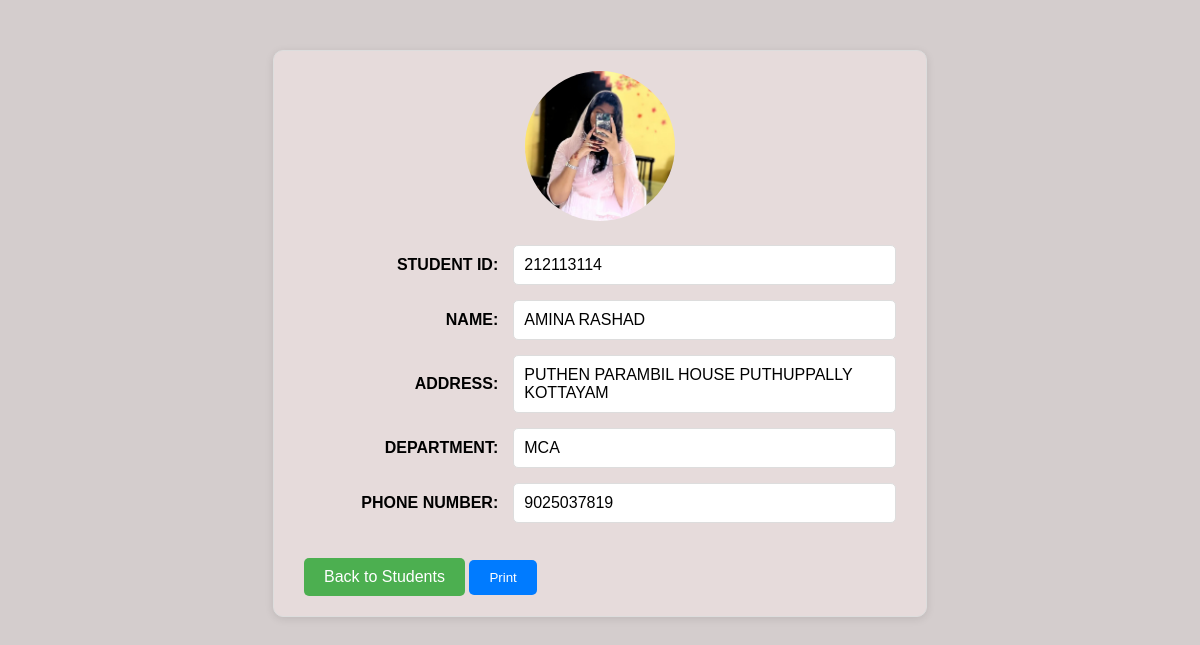
/view_student/212113114/, run on the app's committed database.
### main/models.py (models this page shows, shortened)
class Student(models.Model):
    student_id = models.CharField(max_length=10, unique=True)
    name = models.CharField(max_length=100)
    address = models.TextField()
    department = models.CharField(max_length=50)
    phone_number = models.CharField(max_length=15)
    photo = models.ImageField(upload_to='uploads/', default='uploads/default_photo.jpg')

### main/views.py (the view)
# urls.py: path('view_student/<str:student_id>/', views.view_student_details, name='view_student_details'),
def view_student_details(request, student_id):
    student = get_object_or_404(Student, student_id=student_id)
    return render(request, 'student_details.html', {'student': student})

### main/templates/student_details.html (shortened to what this page needs)
<!DOCTYPE html>
<html lang="en">
<head>
</head>
<body>
    <div class="details-box">
        <div class="photo">
            <img src="{{ student.photo.url }}" alt="Student Photo">
        </div>
        <div class="form-field">
            <div class="form-label">STUDENT ID:</div>
            <div class="form-value">{{ student.student_id }}</div>
        </div>
        <div class="form-field">
            <div class="form-label">NAME:</div>
            <div class="form-value">{{ student.name }}</div>
        </div>
        <div class="form-field">
            <div class="form-label">ADDRESS:</div>
            <div class="form-value">{{ student.address }}</div>
        </div>
        <div class="form-field">
            <div class="form-label">DEPARTMENT:</div>
            <div class="form-value">{{ student.department }}</div>
        </div>
        <div class="form-field">
            <div class="form-label">PHONE NUMBER:</div>
            <div class="form-value">{{ student.phone_number }}</div>
        </div>
        <a href="{% url 'view_students' %}" class="back-btn">Back to Students</a>
        <button class="print-button" onclick="printDetails()">Print</button>
    </div>
</body>
</html>

### main/templates/student_details.html (style rules this page uses)
body { background-color: rgb(212, 205, 205); font-family: 'Gill Sans', sans-serif; }
.details-box { width: 50%; margin: 50px auto; background-color: #e6dbdb; border: 1px solid #ddd; padding: 20px 30px; border-radius: 10px; box-shadow: 0 2px 8px rgba(0, 0, 0, 0.1); }
.photo { text-align: center; margin-bottom: 20px; }
.photo img { border-radius: 50%; width: 150px; height: 150px; }
.form-field { display: flex; align-items: center; margin-bottom: 15px; }
.form-label { width: 35%; font-weight: bold; text-align: right; margin-right: 15px; font-size: 16px; }
.form-value { width: 65%; background-color: white; padding: 10px; border: 1px solid #ddd; border-radius: 5px; font-size: 16px; font-family: inherit; }
.back-btn { display: inline-block; margin-top: 20px; padding: 10px 20px; background-color: #4CAF50; color: white; text-decoration: none; border-radius: 5px; text-align: center; }
.print-button { display: inline-block; margin-top: 20px; padding: 10px 20px; background-color: #007bff; color: white; text-decoration: none; border-radius: 5px; text-align: center; border: none; cursor: pointer; }

### data on the page
Student: photo (picture), student_id "212113114", name "AMINA RASHAD", address "PUTHEN PARAMBIL HOUSE PUTHUPPALLY KOTTAYAM", department "MCA", phone_number "9025037819"
